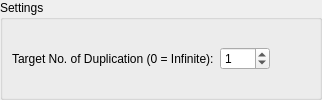
            <widget class="QWidget" name="page_14">
             <layout class="QVBoxLayout" name="verticalLayout_28">
              <property name="leftMargin">
               <number>0</number>
              </property>
              <property name="topMargin">
               <number>0</number>
              </property>
              <property name="rightMargin">
               <number>0</number>
              </property>
              <property name="bottomMargin">
               <number>0</number>
              </property>
              <item>
               <widget class="QGroupBox" name="GB_GodEgg">
                <property name="title">
                 <string>Settings</string>
                </property>
                <layout class="QVBoxLayout" name="verticalLayout_56">
                 <item>
                  <layout class="QHBoxLayout" name="horizontalLayout_37">
                   <item>
                    <widget class="QLabel" name="label_27">
                     <property name="minimumSize">
                      <size>
                       <width>120</width>
                       <height>0</height>
                      </size>
                     </property>
                     <property name="text">
                      <string>Target No. of Duplication (0 = Infinite):</string>
                     </property>
                    </widget>
                   </item>
                   <item>
                    <widget class="QSpinBox" name="GodEgg_Count">
                     <property name="minimumSize">
                      <size>
                       <width>50</width>
                       <height>0</height>
                      </size>
                     </property>
                     <property name="minimum">
                      <number>0</number>
                     </property>
                     <property name="maximum">
                      <number>960</number>
                     </property>
                     <property name="value">
                      <number>1</number>
                     </property>
                    </widget>
                   </item>
                   <item>
                    <spacer name="horizontalSpacer_34">
                     <property name="orientation">
                      <enum>Qt::Horizontal</enum>
                     </property>
                     <property name="sizeHint" stdset="0">
                      <size>
                       <width>40</width>
                       <height>20</height>
                      </size>
                     </property>
                    </spacer>
                   </item>
                  </layout>
                 </item>
                </layout>
               </widget>
              </item>
             </layout>
            </widget>
